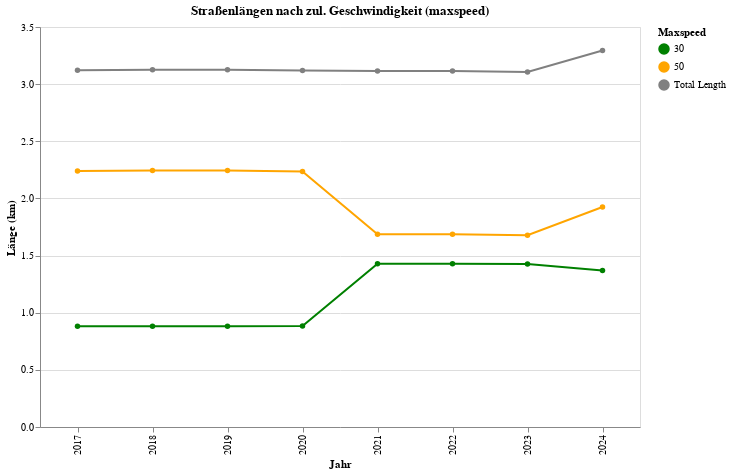

Here is the notebook cell this chart was saved with:
### Code cell
# ✅ Given DataFrame
data = df_lengths_pivot.reset_index()

# ✅ Convert all values to **kilometers**
for col in data.columns[1:]:  # Skipping 'year' column
    data[col] = data[col]  # Ensure values are correctly in km

# ✅ Compute **Total Length** (sum of all maxspeeds, in km)
data["Total Length"] = data.drop(columns=["year"]).sum(axis=1)

# ✅ Convert DataFrame from wide to long format for Altair
data_long = data.melt(id_vars=["year"], var_name="maxspeed", value_name="length")

# ✅ Define color mapping: "Total Length" in gray, others with color scheme
color_scale = alt.Scale(
    domain=["30", "50", "Total Length"],  # Explicitly define all categories
    range=["green", "orange", "gray"]  # Blue (30), Orange (50), Gray (Total Length)
)

# ✅ **📌 Create Line Plot**
line_chart = alt.Chart(data_long).mark_line(point=True).encode(
    x=alt.X("year:O", title="Jahr"),  # Ordinal ensures all years appear
    y=alt.Y("length:Q", title="Länge (km)"),  # Quantitative scale in km
    color=alt.Color("maxspeed:N", title="Maxspeed", scale=color_scale),  # Color encoding
    tooltip=["year:O", "maxspeed:N", alt.Tooltip("length:Q", format=".2f", title="Length (km)")]
).properties(
    title="Straßenlängen nach zul. Geschwindigkeit (maxspeed)",
    width=600,
    height=400
)

# ✅ Display chart
road_length_plot = line_chart
road_length_plot

### Figure 1 — Vega-Lite specification as saved in the notebook (floating-point values rounded to 4 significant figures)
{"config": {"view": {"continuousWidth": 300, "continuousHeight": 300}}, "data": {"name": "data-eca9557cc9d3974cd63a5e9de1a99226"}, "mark": {"type": "line", "point": true}, "encoding": {"color": {"field": "maxspeed", "scale": {"domain": ["30", "50", "Total Length"], "range": ["green", "orange", "gray"]}, "title": "Maxspeed", "type": "nominal"}, "tooltip": [{"field": "year", "type": "ordinal"}, {"field": "maxspeed", "type": "nominal"}, {"field": "length", "format": ".2f", "title": "Length (km)", "type": "quantitative"}], "x": {"field": "year", "title": "Jahr", "type": "ordinal"}, "y": {"field": "length", "title": "Länge (km)", "type": "quantitative"}}, "height": 400, "title": "Straßenlängen nach zul. Geschwindigkeit (maxspeed)", "width": 600, "$schema": "https://vega.github.io/schema/vega-lite/v5.20.1.json", "datasets": {"data-eca9557cc9d3974cd63a5e9de1a99226": [{"year": 2017, "maxspeed": "30", "length": 0.882}, {"year": 2018, "maxspeed": "30", "length": 0.882}, {"year": 2019, "maxspeed": "30", "length": 0.882}, {"year": 2020, "maxspeed": "30", "length": 0.8843}, {"year": 2021, "maxspeed": "30", "length": 1.429}, {"year": 2022, "maxspeed": "30", "length": 1.429}, {"year": 2023, "maxspeed": "30", "length": 1.427}, {"year": 2024, "maxspeed": "30", "length": 1.369}, {"year": 2017, "maxspeed": "50", "length": 2.24}, {"year": 2018, "maxspeed": "50", "length": 2.244}, {"year": 2019, "maxspeed": "50", "length": 2.244}, {"year": 2020, "maxspeed": "50", "length": 2.235}, {"year": 2021, "maxspeed": "50", "length": 1.686}, {"year": 2022, "maxspeed": "50", "length": 1.686}, {"year": 2023, "maxspeed": "50", "length": 1.679}, {"year": 2024, "maxspeed": "50", "length": 1.926}, {"year": 2017, "maxspeed": "Total Length", "length": 3.122}, {"year": 2018, "maxspeed": "Total Length", "length": 3.126}, {"year": 2019, "maxspeed": "Total Length", "length": 3.126}, {"year": 2020, "maxspeed": "Total Length", "length": 3.119}, {"year": 2021, "maxspeed": "Total Length", "length": 3.114}, {"year": 2022, "maxspeed": "Total Length", "length": 3.115}, {"year": 2023, "maxspeed": "Total Length", "length": 3.106}, {"year": 2024, "maxspeed": "Total Length", "length": 3.294}]}}
